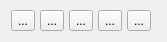
<?xml version="1.0" encoding="UTF-8"?>
<ui version="4.0">
 <class>QWoBaseToolForm</class>
 <widget class="QWidget" name="QWoBaseToolForm">
  <property name="geometry">
   <rect>
    <x>0</x>
    <y>0</y>
    <width>167</width>
    <height>42</height>
   </rect>
  </property>
  <property name="windowTitle">
   <string>Form</string>
  </property>
  <layout class="QHBoxLayout" name="horizontalLayout">
   <property name="spacing">
    <number>0</number>
   </property>
   <property name="leftMargin">
    <number>6</number>
   </property>
   <property name="topMargin">
    <number>6</number>
   </property>
   <property name="rightMargin">
    <number>6</number>
   </property>
   <property name="bottomMargin">
    <number>6</number>
   </property>
   <item>
    <widget class="QToolButton" name="btnReturn">
     <property name="text">
      <string>...</string>
     </property>
     <property name="icon">
      <iconset resource="woterm.qrc">
       <normaloff>../private/skins/black/nail.png</normaloff>../private/skins/black/nail.png</iconset>
     </property>
     <property name="iconSize">
      <size>
       <width>24</width>
       <height>24</height>
      </size>
     </property>
    </widget>
   </item>
   <item>
    <widget class="QToolButton" name="btnFullScreen">
     <property name="text">
      <string>...</string>
     </property>
     <property name="icon">
      <iconset resource="woterm.qrc">
       <normaloff>../private/skins/black/fullscreen.png</normaloff>../private/skins/black/fullscreen.png</iconset>
     </property>
     <property name="iconSize">
      <size>
       <width>24</width>
       <height>24</height>
      </size>
     </property>
    </widget>
   </item>
   <item>
    <widget class="QToolButton" name="btnExitFull">
     <property name="text">
      <string>...</string>
     </property>
     <property name="icon">
      <iconset resource="woterm.qrc">
       <normaloff>../private/skins/black/exitfull.png</normaloff>../private/skins/black/exitfull.png</iconset>
     </property>
     <property name="iconSize">
      <size>
       <width>24</width>
       <height>24</height>
      </size>
     </property>
    </widget>
   </item>
   <item>
    <widget class="QToolButton" name="btnMinimize">
     <property name="text">
      <string>...</string>
     </property>
     <property name="icon">
      <iconset resource="woterm.qrc">
       <normaloff>../private/skins/black/minize2.png</normaloff>../private/skins/black/minize2.png</iconset>
     </property>
     <property name="iconSize">
      <size>
       <width>24</width>
       <height>24</height>
      </size>
     </property>
    </widget>
   </item>
   <item>
    <widget class="QToolButton" name="btnClose">
     <property name="text">
      <string>...</string>
     </property>
     <property name="icon">
      <iconset resource="woterm.qrc">
       <normaloff>../private/skins/black/stop2.png</normaloff>../private/skins/black/stop2.png</iconset>
     </property>
     <property name="iconSize">
      <size>
       <width>24</width>
       <height>24</height>
      </size>
     </property>
    </widget>
   </item>
  </layout>
 </widget>
 <resources>
  <include location="woterm.qrc"/>
 </resources>
 <connections/>
</ui>
